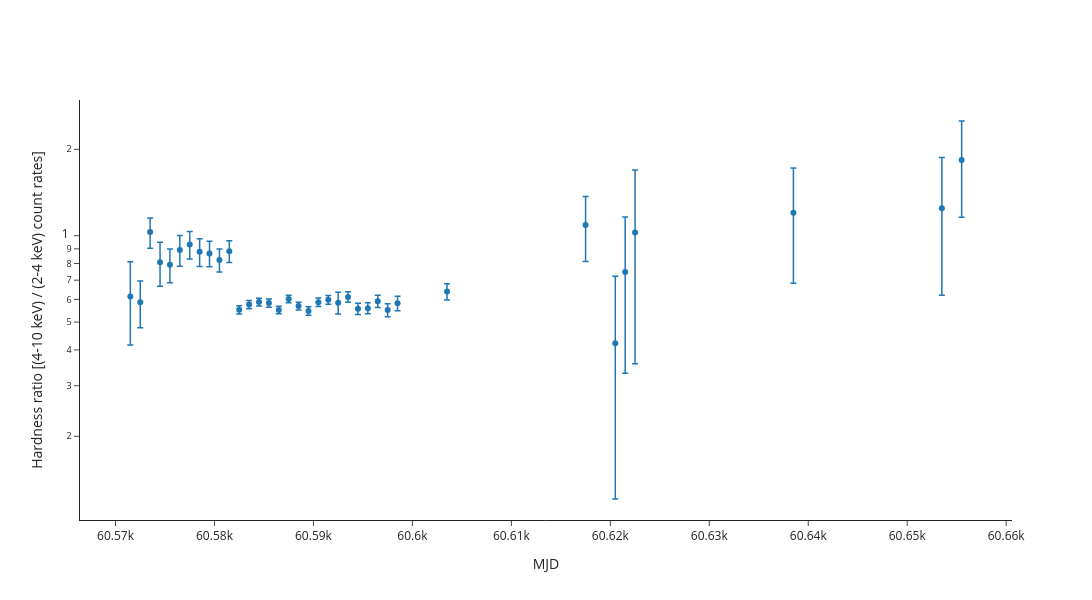
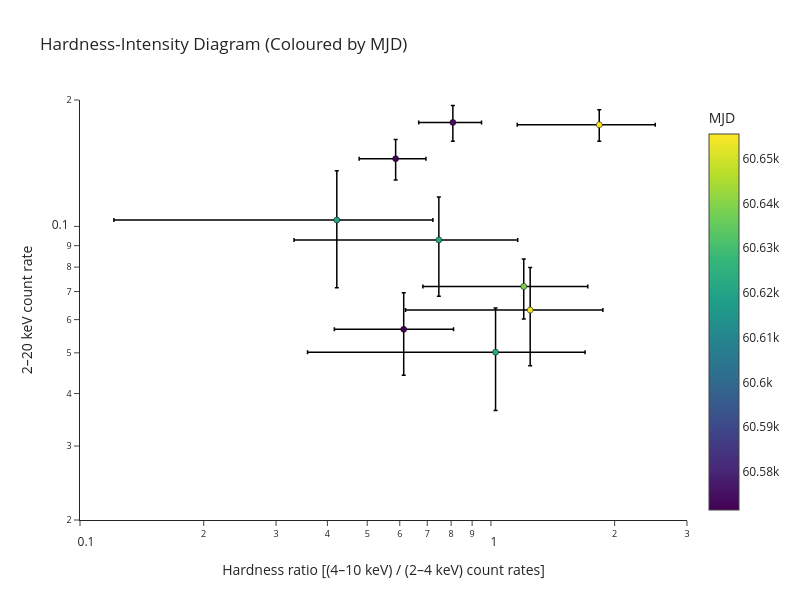

The code cell stored with these charts, in order, in its notebook:
### Code cell
plot_maxi_hid(mjd_low=60570, mjd_high=60660, plotly= True, show_errobars = True, mjds_to_point_to = None, xlim = (1e-1,3e0), ylim = (2e-2,2e-1), hr_unc_cutoff = 1)
